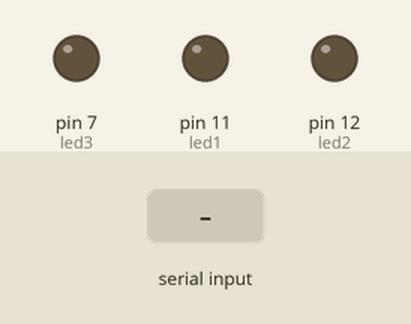
A sketch run on a simulated Arduino Uno, built with avr-gcc and run on an emulated ATmega328P. Shown: output pins drawn as LEDs (lit = HIGH). The test bench sets the inputs (shaded band). What the sketch prints to the serial monitor is not drawn.

Above: at 1.2 s.
1.3 s: "1" received over Serial
At 1.7 s:
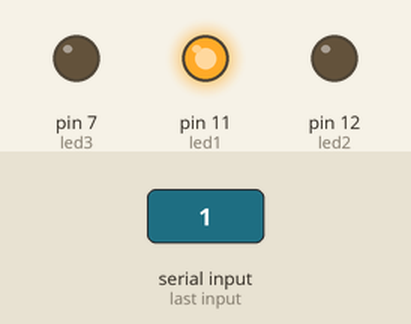
3.8 s: "2" received over Serial
At 4.6 s:
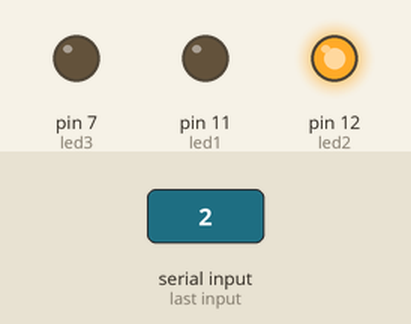
6.3 s: "a" received over Serial
At 6.7 s:
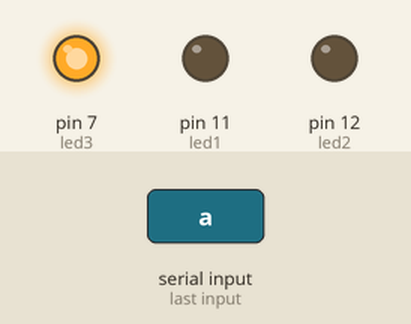
Timing chart, 0 to 9.3 s (numbered marks = the images above; inputs shaded):
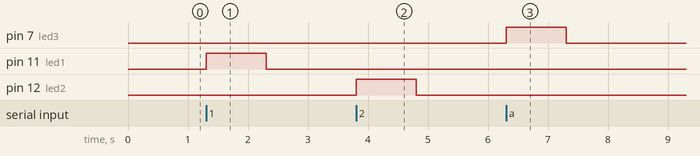

The sketch:

app1.ino
```cpp
int led1=11;
int led2=12;
int led3=7;

int recieved =0;
int data1=0;
int data2=0;
int data3=0;
int data4=0;
int data5=0;

void setup() {
  // put your setup code here, to run once:
Serial.begin(9600);
pinMode(led1,OUTPUT);
pinMode(led2,OUTPUT);
pinMode(led3,OUTPUT);
}

void loop() {
  // put your main code here, to run repeatedly:
if(Serial.available()>0)
{
  recieved=Serial.read();
}
if(recieved=='1')
{
 // data1=Serial.read();
  data2=data3=data4=data5=0;
  data1=1;
  Serial.print(data1);
  digitalWrite(led1, HIGH);
  delay(1000);
  digitalWrite(led1, LOW);
  recieved=0;
}
if(recieved=='2')
{
 // data1=Serial.read();
 data1=2;
  data2=data3=data4=data5=0;
  Serial.print(data1);
  digitalWrite(led2, HIGH);
  delay(1000);
  digitalWrite(led2, LOW);
  recieved=0;
}
if(recieved=='a')
{
  data1='a';
 // data1=Serial.read();
  data2=data3=data4=data5=0;
  Serial.print(data1);
  digitalWrite(led3, HIGH);
  delay(1000);
  digitalWrite(led3, LOW);
  recieved=0;
}
}
```

Measured:
- after the input at 1.3 s, pin 11 (led1): LOW → HIGH at once, → LOW 1.0 s later
- after the input at 3.8 s, pin 12 (led2): LOW → HIGH at once, → LOW 1.0 s later
- after the input at 6.3 s, pin 7 (led3): LOW → HIGH at once, → LOW 1.0 s later
